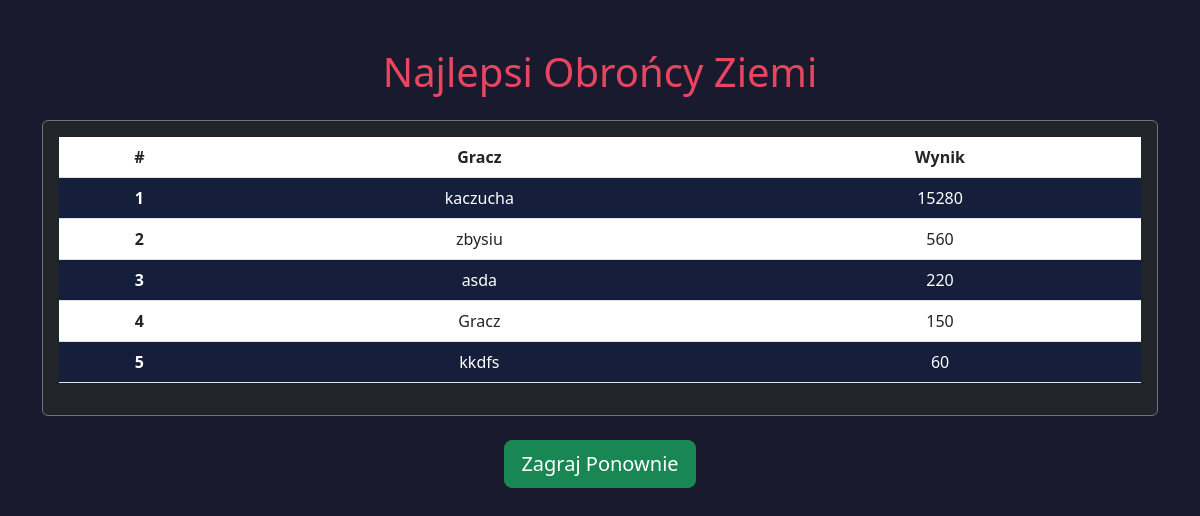
The page /leaderboard on the database as committed earlier.
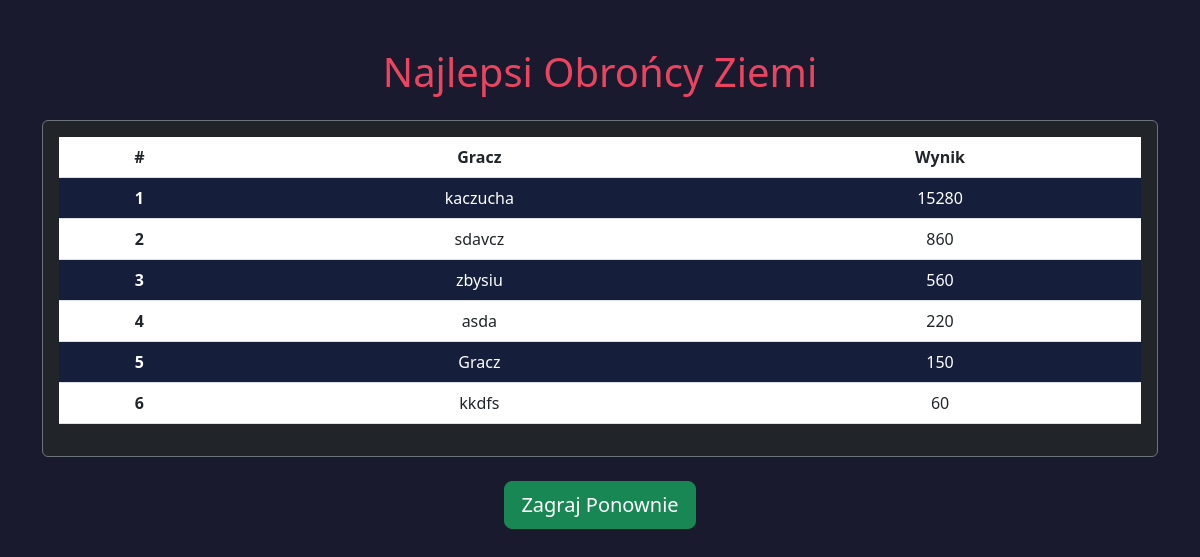
The same page on the database as committed later.
### tables this page shows
CREATE TABLE scores (
                id INTEGER PRIMARY KEY AUTOINCREMENT,
                name TEXT NOT NULL,
                score INTEGER NOT NULL
            );

### app.py (the view)
@app.route('/leaderboard')
def leaderboard_page():
    with sqlite3.connect(DB_NAME) as conn:
        cursor = conn.cursor()
        cursor.execute("SELECT name, score FROM scores ORDER BY score DESC LIMIT 10")
        scores = cursor.fetchall()  # To zwraca listę krotek: [('Adam', 100), ('Ewa', 50)]
    return render_template('leaderboard.html', scores=scores)

### templates/leaderboard.html (shortened to what this page needs)
<!DOCTYPE html>
<html lang="pl">
<head>
    <link href="https://cdn.jsdelivr.net/npm/bootstrap@5.3.0/dist/css/bootstrap.min.css" rel="stylesheet">
</head>
<body class="container mt-5 text-center">
    <h1 class="mb-4">Najlepsi Obrońcy Ziemi</h1>
    <div class="card bg-dark border-secondary">
        <div class="card-body">
            <table class="table table-striped table-hover">
                <thead>
                    <tr>
                        <th scope="col">#</th>
                        <th scope="col">Gracz</th>
                        <th scope="col">Wynik</th>
                    </tr>
                </thead>
                <tbody>
                    {% for row in scores %}
                    <tr>
                        <th scope="row">{{ loop.index }}</th>
                        <td>{{ row[0] }}</td> <td>{{ row[1] }}</td> </tr>
                    {% else %}
                    <tr>
                        <td colspan="3">Brak wyników. Bądź pierwszy!</td>
                    </tr>
                    {% endfor %}
                </tbody>
            </table>
        </div>
    </div>
    <div class="mt-4">
        <a href="/" class="btn btn-lg btn-success">Zagraj Ponownie</a>
    </div>
</body>
</html>

### templates/leaderboard.html (style rules this page uses)
body { background-color: #1a1a2e; color: #e94560; }
.table { color: #fff; }
.table-striped > tbody > tr:nth-of-type(odd) > * { color: #fff; background-color: #16213e; }

Rows that differ between the two databases and show on the page:
added scores: name "sdavcz", score "860"
